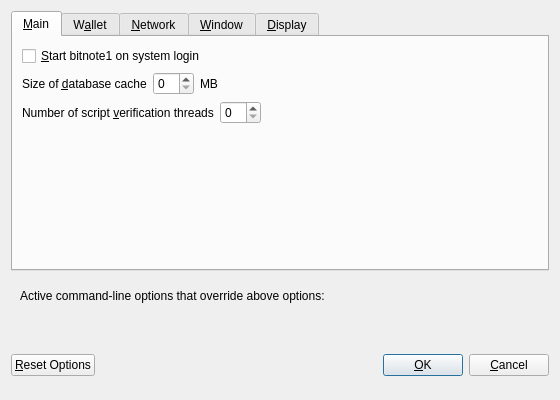
<?xml version="1.0" encoding="UTF-8"?>
<ui version="4.0">
 <class>OptionsDialog</class>
 <widget class="QDialog" name="OptionsDialog">
  <property name="geometry">
   <rect>
    <x>0</x>
    <y>0</y>
    <width>560</width>
    <height>400</height>
   </rect>
  </property>
  <property name="windowTitle">
   <string>Options</string>
  </property>
  <property name="modal">
   <bool>true</bool>
  </property>
  <layout class="QVBoxLayout" name="verticalLayout">
   <item>
    <widget class="QTabWidget" name="tabWidget">
     <property name="currentIndex">
      <number>0</number>
     </property>
     <widget class="QWidget" name="tabMain">
      <attribute name="title">
       <string>&amp;Main</string>
      </attribute>
      <layout class="QVBoxLayout" name="verticalLayout_Main">
       <item>
        <widget class="QCheckBox" name="bitnote1AtStartup">
         <property name="toolTip">
          <string>Automatically start bitnote1 after logging in to the system.</string>
         </property>
         <property name="text">
          <string>&amp;Start bitnote1 on system login</string>
         </property>
        </widget>
       </item>
       <item>
        <layout class="QHBoxLayout" name="horizontalLayout_2_Main">
         <item>
          <widget class="QLabel" name="databaseCacheLabel">
           <property name="text">
            <string>Size of &amp;database cache</string>
           </property>
           <property name="textFormat">
            <enum>Qt::PlainText</enum>
           </property>
           <property name="buddy">
            <cstring>databaseCache</cstring>
           </property>
          </widget>
         </item>
         <item>
          <widget class="QSpinBox" name="databaseCache"/>
         </item>
         <item>
          <widget class="QLabel" name="databaseCacheUnitLabel">
           <property name="text">
            <string>MB</string>
           </property>
           <property name="textFormat">
            <enum>Qt::PlainText</enum>
           </property>
          </widget>
         </item>
         <item>
          <spacer name="horizontalSpacer_2_Main">
           <property name="orientation">
            <enum>Qt::Horizontal</enum>
           </property>
           <property name="sizeHint" stdset="0">
            <size>
             <width>40</width>
             <height>20</height>
            </size>
           </property>
          </spacer>
         </item>
        </layout>
       </item>
       <item>
        <layout class="QHBoxLayout" name="horizontalLayout_3_Main">
         <item>
          <widget class="QLabel" name="threadsScriptVerifLabel">
           <property name="text">
            <string>Number of script &amp;verification threads</string>
           </property>
           <property name="textFormat">
            <enum>Qt::PlainText</enum>
           </property>
           <property name="buddy">
            <cstring>threadsScriptVerif</cstring>
           </property>
          </widget>
         </item>
         <item>
          <widget class="QSpinBox" name="threadsScriptVerif">
           <property name="toolTip">
            <string>(0 = auto, &lt;0 = leave that many cores free)</string>
           </property>
          </widget>
         </item>
         <item>
          <spacer name="horizontalSpacer_3_Main">
           <property name="orientation">
            <enum>Qt::Horizontal</enum>
           </property>
           <property name="sizeHint" stdset="0">
            <size>
             <width>40</width>
             <height>20</height>
            </size>
           </property>
          </spacer>
         </item>
        </layout>
       </item>
       <item>
        <spacer name="verticalSpacer_Main">
         <property name="orientation">
          <enum>Qt::Vertical</enum>
         </property>
         <property name="sizeHint" stdset="0">
          <size>
           <width>20</width>
           <height>40</height>
          </size>
         </property>
        </spacer>
       </item>
      </layout>
     </widget>
     <widget class="QWidget" name="tabWallet">
      <attribute name="title">
       <string>W&amp;allet</string>
      </attribute>
      <layout class="QVBoxLayout" name="verticalLayout_Wallet">
       <item>
        <widget class="QLabel" name="transactionFeeInfoLabel">
         <property name="text">
          <string>Optional transaction fee per kB that helps make sure your transactions are processed quickly. Most transactions are 1 kB.</string>
         </property>
         <property name="textFormat">
          <enum>Qt::PlainText</enum>
         </property>
         <property name="wordWrap">
          <bool>true</bool>
         </property>
        </widget>
       </item>
       <item>
        <layout class="QHBoxLayout" name="horizontalLayout_1_Wallet">
         <item>
          <widget class="QLabel" name="transactionFeeLabel">
           <property name="text">
            <string>Pay transaction &amp;fee</string>
           </property>
           <property name="textFormat">
            <enum>Qt::PlainText</enum>
           </property>
           <property name="buddy">
            <cstring>transactionFee</cstring>
           </property>
          </widget>
         </item>
         <item>
          <widget class="bitnote1AmountField" name="transactionFee"/>
         </item>
         <item>
          <spacer name="horizontalSpacer_1_Wallet">
           <property name="orientation">
            <enum>Qt::Horizontal</enum>
           </property>
           <property name="sizeHint" stdset="0">
            <size>
             <width>40</width>
             <height>20</height>
            </size>
           </property>
          </spacer>
         </item>
        </layout>
       </item>
       <item>
        <spacer name="verticalSpacer_Wallet">
         <property name="orientation">
          <enum>Qt::Vertical</enum>
         </property>
         <property name="sizeHint" stdset="0">
          <size>
           <width>20</width>
           <height>40</height>
          </size>
         </property>
        </spacer>
       </item>
       <item>
        <widget class="QGroupBox" name="groupBox">
         <property name="title">
          <string>Expert</string>
         </property>
         <layout class="QVBoxLayout" name="verticalLayout_2">
          <item>
           <widget class="QCheckBox" name="coinControlFeatures">
            <property name="toolTip">
             <string>Whether to show coin control features or not.</string>
            </property>
            <property name="text">
             <string>Enable coin &amp;control features</string>
            </property>
           </widget>
          </item>
          <item>
           <widget class="QCheckBox" name="spendZeroConfChange">
            <property name="toolTip">
             <string>If you disable the spending of unconfirmed change, the change from a transaction cannot be used until that transaction has at least one confirmation. This also affects how your balance is computed.</string>
            </property>
            <property name="text">
             <string>&amp;Spend unconfirmed change</string>
            </property>
           </widget>
          </item>
         </layout>
        </widget>
       </item>
      </layout>
     </widget>
     <widget class="QWidget" name="tabNetwork">
      <attribute name="title">
       <string>&amp;Network</string>
      </attribute>
      <layout class="QVBoxLayout" name="verticalLayout_Network">
       <item>
        <widget class="QCheckBox" name="mapPortUpnp">
         <property name="toolTip">
          <string>Automatically open the bitnote1 client port on the router. This only works when your router supports UPnP and it is enabled.</string>
         </property>
         <property name="text">
          <string>Map port using &amp;UPnP</string>
         </property>
        </widget>
       </item>
       <item>
        <widget class="QCheckBox" name="connectSocks">
         <property name="toolTip">
          <string>Connect to the bitnote1 network through a SOCKS proxy.</string>
         </property>
         <property name="text">
          <string>&amp;Connect through SOCKS proxy (default proxy):</string>
         </property>
        </widget>
       </item>
       <item>
        <layout class="QHBoxLayout" name="horizontalLayout_1_Network">
         <item>
          <widget class="QLabel" name="proxyIpLabel">
           <property name="text">
            <string>Proxy &amp;IP:</string>
           </property>
           <property name="textFormat">
            <enum>Qt::PlainText</enum>
           </property>
           <property name="buddy">
            <cstring>proxyIp</cstring>
           </property>
          </widget>
         </item>
         <item>
          <widget class="QValidatedLineEdit" name="proxyIp">
           <property name="minimumSize">
            <size>
             <width>140</width>
             <height>0</height>
            </size>
           </property>
           <property name="maximumSize">
            <size>
             <width>140</width>
             <height>16777215</height>
            </size>
           </property>
           <property name="toolTip">
            <string>IP address of the proxy (e.g. IPv4: 127.0.0.1 / IPv6: ::1)</string>
           </property>
          </widget>
         </item>
         <item>
          <widget class="QLabel" name="proxyPortLabel">
           <property name="text">
            <string>&amp;Port:</string>
           </property>
           <property name="textFormat">
            <enum>Qt::PlainText</enum>
           </property>
           <property name="buddy">
            <cstring>proxyPort</cstring>
           </property>
          </widget>
         </item>
         <item>
          <widget class="QLineEdit" name="proxyPort">
           <property name="minimumSize">
            <size>
             <width>55</width>
             <height>0</height>
            </size>
           </property>
           <property name="maximumSize">
            <size>
             <width>55</width>
             <height>16777215</height>
            </size>
           </property>
           <property name="toolTip">
            <string>Port of the proxy (e.g. 9050)</string>
           </property>
          </widget>
         </item>
         <item>
          <widget class="QLabel" name="socksVersionLabel">
           <property name="text">
            <string>SOCKS &amp;Version:</string>
           </property>
           <property name="textFormat">
            <enum>Qt::PlainText</enum>
           </property>
           <property name="buddy">
            <cstring>socksVersion</cstring>
           </property>
          </widget>
         </item>
         <item>
          <widget class="QValueComboBox" name="socksVersion">
           <property name="toolTip">
            <string>SOCKS version of the proxy (e.g. 5)</string>
           </property>
          </widget>
         </item>
         <item>
          <spacer name="horizontalSpacer_1_Network">
           <property name="orientation">
            <enum>Qt::Horizontal</enum>
           </property>
           <property name="sizeHint" stdset="0">
            <size>
             <width>40</width>
             <height>20</height>
            </size>
           </property>
          </spacer>
         </item>
        </layout>
       </item>
       <item>
        <spacer name="verticalSpacer_Network">
         <property name="orientation">
          <enum>Qt::Vertical</enum>
         </property>
         <property name="sizeHint" stdset="0">
          <size>
           <width>20</width>
           <height>40</height>
          </size>
         </property>
        </spacer>
       </item>
      </layout>
     </widget>
     <widget class="QWidget" name="tabWindow">
      <attribute name="title">
       <string>&amp;Window</string>
      </attribute>
      <layout class="QVBoxLayout" name="verticalLayout_Window">
       <item>
        <widget class="QCheckBox" name="minimizeToTray">
         <property name="toolTip">
          <string>Show only a tray icon after minimizing the window.</string>
         </property>
         <property name="text">
          <string>&amp;Minimize to the tray instead of the taskbar</string>
         </property>
        </widget>
       </item>
       <item>
        <widget class="QCheckBox" name="minimizeOnClose">
         <property name="toolTip">
          <string>Minimize instead of exit the application when the window is closed. When this option is enabled, the application will be closed only after selecting Quit in the menu.</string>
         </property>
         <property name="text">
          <string>M&amp;inimize on close</string>
         </property>
        </widget>
       </item>
       <item>
        <spacer name="verticalSpacer_Window">
         <property name="orientation">
          <enum>Qt::Vertical</enum>
         </property>
         <property name="sizeHint" stdset="0">
          <size>
           <width>20</width>
           <height>40</height>
          </size>
         </property>
        </spacer>
       </item>
      </layout>
     </widget>
     <widget class="QWidget" name="tabDisplay">
      <attribute name="title">
       <string>&amp;Display</string>
      </attribute>
      <layout class="QVBoxLayout" name="verticalLayout_Display">
       <item>
        <layout class="QHBoxLayout" name="horizontalLayout_1_Display">
         <item>
          <widget class="QLabel" name="langLabel">
           <property name="text">
            <string>User Interface &amp;language:</string>
           </property>
           <property name="textFormat">
            <enum>Qt::PlainText</enum>
           </property>
           <property name="buddy">
            <cstring>lang</cstring>
           </property>
          </widget>
         </item>
         <item>
          <widget class="QValueComboBox" name="lang">
           <property name="toolTip">
            <string>The user interface language can be set here. This setting will take effect after restarting bitnote1.</string>
           </property>
          </widget>
         </item>
        </layout>
       </item>
       <item>
        <layout class="QHBoxLayout" name="horizontalLayout_2_Display">
         <item>
          <widget class="QLabel" name="unitLabel">
           <property name="text">
            <string>&amp;Unit to show amounts in:</string>
           </property>
           <property name="textFormat">
            <enum>Qt::PlainText</enum>
           </property>
           <property name="buddy">
            <cstring>unit</cstring>
           </property>
          </widget>
         </item>
         <item>
          <widget class="QValueComboBox" name="unit">
           <property name="toolTip">
            <string>Choose the default subdivision unit to show in the interface and when sending coins.</string>
           </property>
          </widget>
         </item>
        </layout>
       </item>
       <item>
        <widget class="QCheckBox" name="displayAddresses">
         <property name="toolTip">
          <string>Whether to show bitnote1 addresses in the transaction list or not.</string>
         </property>
         <property name="text">
          <string>&amp;Display addresses in transaction list</string>
         </property>
        </widget>
       </item>
       <item>
        <layout class="QHBoxLayout" name="horizontalLayout_3_Display">
         <item>
          <widget class="QLabel" name="thirdPartyTxUrlsLabel">
           <property name="toolTip">
            <string>Third party URLs (e.g. a block explorer) that appear in the transactions tab as context menu items. %s in the URL is replaced by transaction hash. Multiple URLs are separated by vertical bar |.</string>
           </property>
           <property name="text">
            <string>Third party transaction URLs</string>
           </property>
           <property name="buddy">
            <cstring>thirdPartyTxUrls</cstring>
           </property>
          </widget>
         </item>
         <item>
          <widget class="QLineEdit" name="thirdPartyTxUrls">
           <property name="toolTip">
            <string>Third party URLs (e.g. a block explorer) that appear in the transactions tab as context menu items. %s in the URL is replaced by transaction hash. Multiple URLs are separated by vertical bar |.</string>
           </property>
          </widget>
         </item>
        </layout>
       </item>
       <item>
        <spacer name="verticalSpacer_Display">
         <property name="orientation">
          <enum>Qt::Vertical</enum>
         </property>
         <property name="sizeHint" stdset="0">
          <size>
           <width>20</width>
           <height>40</height>
          </size>
         </property>
        </spacer>
       </item>
      </layout>
     </widget>
    </widget>
   </item>
   <item>
    <widget class="QFrame" name="frame">
     <layout class="QVBoxLayout" name="verticalLayout_Bottom">
      <item>
       <layout class="QHBoxLayout" name="horizontalLayout_Bottom">
        <item>
         <widget class="QLabel" name="overriddenByCommandLineInfoLabel">
          <property name="text">
           <string>Active command-line options that override above options:</string>
          </property>
          <property name="textFormat">
           <enum>Qt::PlainText</enum>
          </property>
         </widget>
        </item>
        <item>
         <spacer name="horizontalSpacer_Bottom">
          <property name="orientation">
           <enum>Qt::Horizontal</enum>
          </property>
          <property name="sizeHint" stdset="0">
           <size>
            <width>40</width>
            <height>20</height>
           </size>
          </property>
         </spacer>
        </item>
       </layout>
      </item>
      <item>
       <widget class="QLabel" name="overriddenByCommandLineLabel">
        <property name="text">
         <string/>
        </property>
        <property name="textFormat">
         <enum>Qt::PlainText</enum>
        </property>
        <property name="wordWrap">
         <bool>true</bool>
        </property>
       </widget>
      </item>
     </layout>
    </widget>
   </item>
   <item>
    <layout class="QHBoxLayout" name="horizontalLayout_Buttons">
     <item>
      <widget class="QPushButton" name="resetButton">
       <property name="toolTip">
        <string>Reset all client options to default.</string>
       </property>
       <property name="text">
        <string>&amp;Reset Options</string>
       </property>
       <property name="autoDefault">
        <bool>false</bool>
       </property>
      </widget>
     </item>
     <item>
      <spacer name="horizontalSpacer_1">
       <property name="orientation">
        <enum>Qt::Horizontal</enum>
       </property>
       <property name="sizeHint" stdset="0">
        <size>
         <width>40</width>
         <height>48</height>
        </size>
       </property>
      </spacer>
     </item>
     <item>
      <widget class="QLabel" name="statusLabel">
       <property name="minimumSize">
        <size>
         <width>200</width>
         <height>0</height>
        </size>
       </property>
       <property name="font">
        <font>
         <weight>75</weight>
         <bold>true</bold>
        </font>
       </property>
       <property name="text">
        <string/>
       </property>
       <property name="textFormat">
        <enum>Qt::PlainText</enum>
       </property>
       <property name="wordWrap">
        <bool>true</bool>
       </property>
      </widget>
     </item>
     <item>
      <spacer name="horizontalSpacer_2">
       <property name="orientation">
        <enum>Qt::Horizontal</enum>
       </property>
       <property name="sizeHint" stdset="0">
        <size>
         <width>40</width>
         <height>48</height>
        </size>
       </property>
      </spacer>
     </item>
     <item>
      <widget class="QPushButton" name="okButton">
       <property name="text">
        <string>&amp;OK</string>
       </property>
      </widget>
     </item>
     <item>
      <widget class="QPushButton" name="cancelButton">
       <property name="text">
        <string>&amp;Cancel</string>
       </property>
       <property name="autoDefault">
        <bool>false</bool>
       </property>
      </widget>
     </item>
    </layout>
   </item>
  </layout>
 </widget>
 <customwidgets>
  <customwidget>
   <class>bitnote1AmountField</class>
   <extends>QLineEdit</extends>
   <header>bitnote1amountfield.h</header>
   <container>1</container>
  </customwidget>
  <customwidget>
   <class>QValidatedLineEdit</class>
   <extends>QLineEdit</extends>
   <header>qvalidatedlineedit.h</header>
  </customwidget>
  <customwidget>
   <class>QValueComboBox</class>
   <extends>QComboBox</extends>
   <header>qvaluecombobox.h</header>
  </customwidget>
 </customwidgets>
 <resources/>
 <connections/>
</ui>
